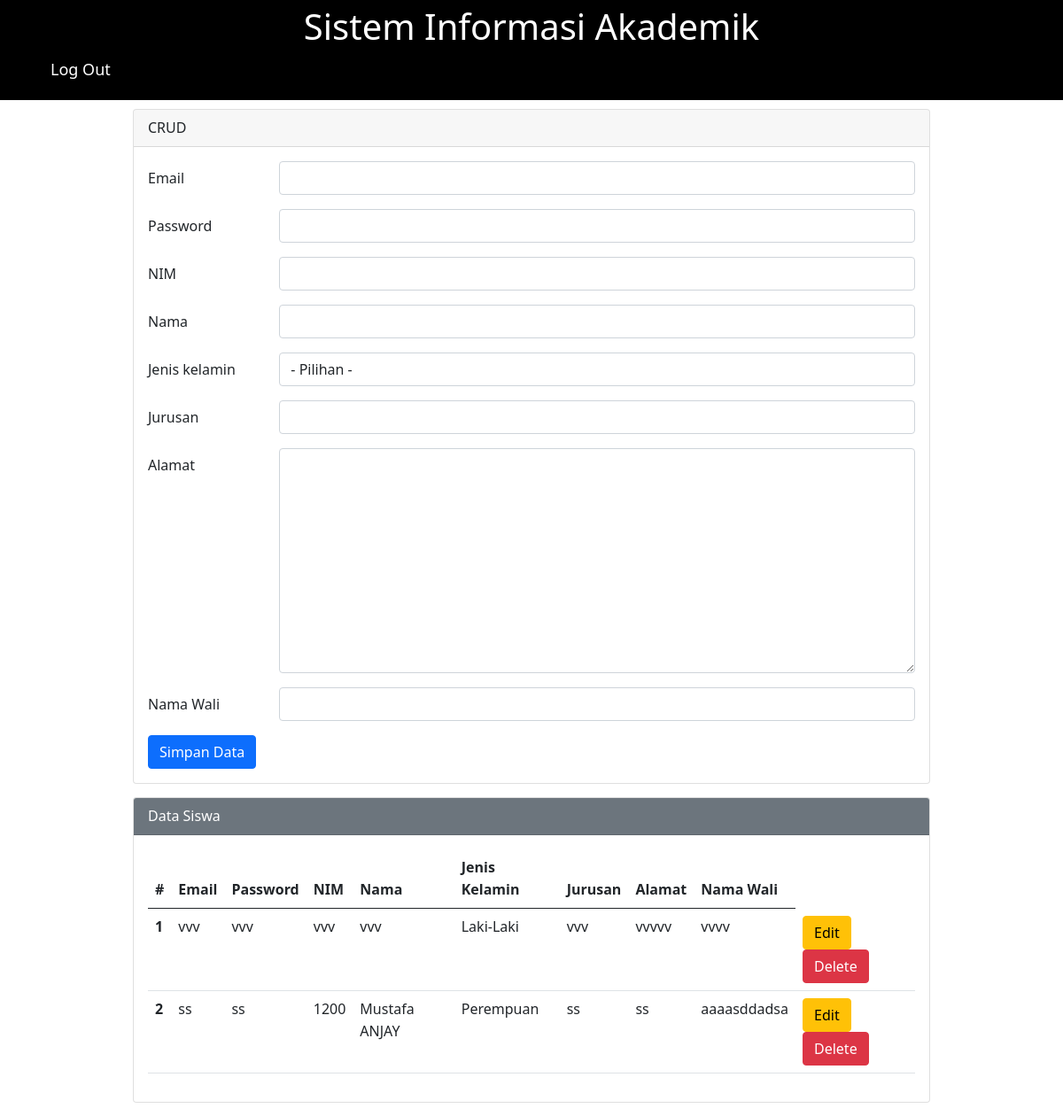
Screenshot of /admin.php (signed in) with the database file from the repository.
### tables this page shows
CREATE TABLE `user` (
  `id` int(5) NOT NULL,
  `email` varchar(15) NOT NULL,
  `password` varchar(10) NOT NULL,
  `nim` varchar(9) NOT NULL,
  `nama` varchar(50) NOT NULL,
  `jenis_kelamin` varchar(9) NOT NULL,
  `jurusan` varchar(50) NOT NULL,
  `alamat` text NOT NULL,
  `id_wali` int(5) NOT NULL,
  `role` varchar(9) NOT NULL
);

CREATE TABLE `wali` (
  `id` int(50) NOT NULL,
  `nama` varchar(50) NOT NULL
);

### admin.php (the view, shortened to what this page needs)
<?php
include 'php/connect.php';
$nim        = "";
$nama       = "";
$jurusan    = "";
$alamat     = "";
$nama_wali  = "";
$emailU     = "";
$passwordU  = "";
?>
<!DOCTYPE html>
<html lang="en">
<head>
    <link rel="stylesheet" href="assets/css/index.css">
    <link href="https://cdn.jsdelivr.net/npm/bootstrap@5.0.0-beta2/dist/css/bootstrap.min.css" rel="stylesheet">
</head>
<body>
<header>
    <div class="logo">
      <a href="#">Sistem Informasi Akademik</a>
    </div>
    <nav>
      <ul>
        <li><a href="php/logout.php">Log Out</a></li>
      </ul>
    </nav>
  </header>
    <div class="mx-auto">
        <div class="card">
            <div class="card-header">
                CRUD
            </div>
            <div class="card-body">
                <form action="" method="POST">
                    <div class="mb-3 row">
                        <label for="emailU" class="col-sm-2 col-form-label">Email</label>
                        <div class="col-sm-10">
                            <input type="text" class="form-control" id="emailU" name="emailU" value="<?php echo $emailU ?>">
                        </div>
                    </div>
                    <div class="mb-3 row">
                        <label for="passwordU" class="col-sm-2 col-form-label">Password</label>
                        <div class="col-sm-10">
                            <input type="text" class="form-control" id="passwordU" name="passwordU" value="<?php echo $passwordU ?>">
                        </div>
                    </div>
                    <div class="mb-3 row">
                        <label for="nim" class="col-sm-2 col-form-label">NIM</label>
                        <div class="col-sm-10">
                            <input type="text" class="form-control" id="nim" name="nim" value="<?php echo $nim ?>">
                        </div>
                    </div>
                    <div class="mb-3 row">
                        <label for="nama" class="col-sm-2 col-form-label">Nama</label>
                        <div class="col-sm-10">
                            <input type="text" class="form-control" id="nama" name="nama" value="<?php echo $nama ?>">
                        </div>
                    </div>
                    <div class="mb-3 row">
                        <label for="jenis_kelamin" class="col-sm-2 col-form-label">Jenis kelamin</label>
                        <div class="col-sm-10">
                            <select class="form-control" name="jenis_kelamin" id="jenis_kelamin">
                                <option value="">- Pilihan -</option>
                            </select>
                        </div>
                    </div>
                    <div class="mb-3 row">
                        <label for="jurusan" class="col-sm-2 col-form-label">Jurusan</label>
                        <div class="col-sm-10">
                            <input type="text" class="form-control" id="jurusan" name="jurusan" value="<?php echo $jurusan ?>">
                        </div>
                    </div>
                    <div class="mb-3 row">
                        <label for="alamat" class="col-sm-2 col-form-label">Alamat</label>
                        <div class="col-sm-10">
                            <textarea class="form-control" name="alamat" id="alamat" cols="30" rows="10"><?php echo $alamat ?></textarea>
                        </div>
                    </div>
                    <div class="mb-3 row">
                        <label for="nama_wali" class="col-sm-2 col-form-label">Nama Wali</label>
                        <div class="col-sm-10">
                            <input type="text" class="form-control" id="nama_wali" name="nama_wali" value="<?php echo $nama_wali ?>">
                        </div>
                    </div>
                    <div class="col-12">
                        <input type="submit" name="simpan" value="Simpan Data" class="btn btn-primary" />
                    </div>
                </form>
            </div>
        </div>
        <div class="card">
            <div class="card-header text-white bg-secondary">
                Data Siswa
            </div>
            <div class="card-body">
                <table class="table">
                    <thead>
                        <tr>
                            <th scope="col">#</th>
                            <th scope="col">Email</th>
                            <th scope="col">Password</th>
                            <th scope="col">NIM</th>
                            <th scope="col">Nama</th>
                            <th scope="col">Jenis Kelamin</th>
                            <th scope="col">Jurusan</th>
                            <th scope="col">Alamat</th>
                            <th scope="col">Nama Wali</th>
                        </tr>
                    </thead>
                    <tbody>
                        <?php
                        $sql2   = "select * from user where role = 'murid' order by id desc";
                        $q2     = mysqli_query($conn, $sql2);
                        $urut   = 1;
                        while ($r2 = mysqli_fetch_array($q2)) {
                            $id         = $r2['id'];
                            $emailU     = $r2['email'];
                            $passwordU  = $r2['password'];
                            $nim        = $r2['nim'];
                            $nama       = $r2['nama'];
                            $jenis_kelamin = $r2['jenis_kelamin'];
                            $jurusan    = $r2['jurusan'];
                            $alamat     = $r2['alamat'];
                            $id_wali    = $r2['id_wali'];
                            $sql3       = "select * from wali where id = '$id_wali'";
                            $q3         = mysqli_query($conn, $sql3);
                            $r3         = mysqli_fetch_array($q3);
                            if ($r3 == 0) {
                                $nama_wali = "-";
                            } else {
                                $nama_wali  = $r3['nama'];
                            }
                        ?>
                            <tr>
                                <th scope="row"><?php echo $urut++ ?></th>
                                <td scope="row"><?php echo $emailU ?></td>
                                <td scope="row"><?php echo $passwordU ?></td>
                                <td scope="row"><?php echo $nim ?></td>
                                <td scope="row"><?php echo $nama ?></td>
                                <td scope="row"><?php echo $jenis_kelamin ?></td>
                                <td scope="row"><?php echo $jurusan ?></td>
                                <td scope="row"><?php echo $alamat ?></td>
                                <td scope="row"><?php echo $nama_wali ?></td>
                                <td scope="row">
                                    <a href="admin.php?stat=edit&id=<?php echo $id ?>"><button type="button" class="btn btn-warning">Edit</button></a>
                                    <a href="admin.php?stat=delete&id=<?php echo $id ?>" onclick="return confirm('Yakin mau delete data?')"><button type="button" class="btn btn-danger">Delete</button></a>
                                </td>
                            </tr>
                        <?php
                        }
                        ?>
                    </tbody>
                </table>
            </div>
        </div>
    </div>
</body>
</html>

### assets/css/index.css (style rules this page uses)
* { box-sizing: border-box; }
body { margin: 0; background-color: #f5f5f5; font-family: sans-serif; }
* { margin: 0; padding: 0; box-sizing: border-box; }
.logo { font-size: 20px; text-align: center; color: black; background-color: #000000; overflow: hidden; }
.logo a { text-decoration: none; font-size: 40px; color: white; }
nav { background-color: #000000; padding: 5px; position: sticky; top: 0; z-index: 11; }
nav a { font-size: 18px; font-weight: 400; text-decoration: none; color: white; }
nav li { display: inline; list-style-type: none; margin-inline-start: 20px; }
body { font-family: 'Quicksand', sans-serif; margin: 0; padding: 0; }
header { display: inline; }
.card { background-color: white; line-height: 25px; margin-bottom: 15px; }
.card-body { padding-top: 15px; padding-bottom: 15px; }

### admin.php (style rules this page uses)
.mx-auto { width: 900px }
.card { margin-top: 10px; }

### rows the page displays
user: email "vvv", password "vvv", nim "vvv", nama "vvv", jenis_kelamin "Laki-Laki", jurusan "vvv", alamat "vvvvv", id_wali.nama "vvvv"
user: email "ss", password "ss", nim "1200", nama "Mustafa ANJAY", jenis_kelamin "Perempuan", jurusan "ss", alamat "ss", id_wali.nama "aaaasddadsa"
